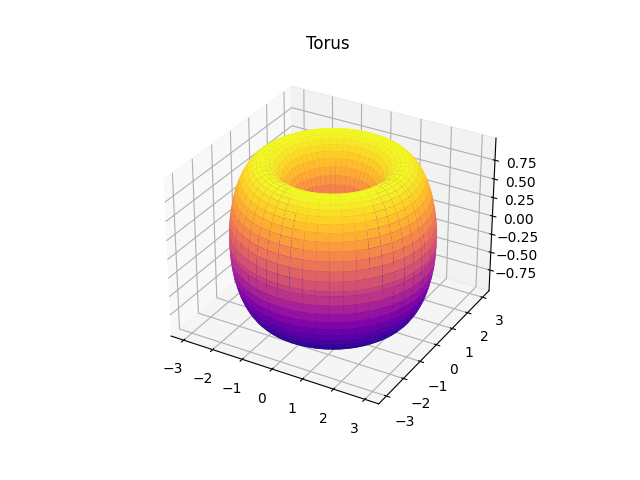

Here is the Python script that generated this plot:
import numpy as np
import matplotlib.pyplot as plt
from mpl_toolkits.mplot3d import Axes3D

R = 2  # major radius of torus
r = 1  # minor radius of torus

u, v = np.mgrid[0:2*np.pi:100j, 0:2*np.pi:100j]
x = (R + r*np.cos(v)) * np.cos(u)
y = (R + r*np.cos(v)) * np.sin(u)
z = r * np.sin(v)

fig = plt.figure()
ax = fig.add_subplot(111, projection='3d')
ax.plot_surface(x, y, z, cmap='plasma')
plt.title('Torus')
plt.show()
